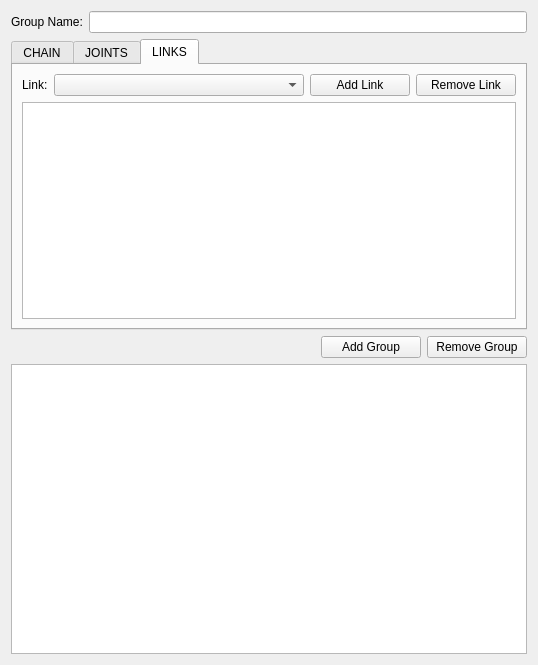
<?xml version="1.0" encoding="UTF-8"?>
<ui version="4.0">
 <class>KinematicGroupEditorWidget</class>
 <widget class="QWidget" name="KinematicGroupEditorWidget">
  <property name="geometry">
   <rect>
    <x>0</x>
    <y>0</y>
    <width>538</width>
    <height>665</height>
   </rect>
  </property>
  <property name="windowTitle">
   <string>Form</string>
  </property>
  <layout class="QVBoxLayout" name="verticalLayout">
   <item>
    <widget class="QFrame" name="frame_2">
     <property name="frameShape">
      <enum>QFrame::NoFrame</enum>
     </property>
     <property name="frameShadow">
      <enum>QFrame::Raised</enum>
     </property>
     <layout class="QHBoxLayout" name="horizontalLayout_2">
      <property name="leftMargin">
       <number>0</number>
      </property>
      <property name="topMargin">
       <number>0</number>
      </property>
      <property name="rightMargin">
       <number>0</number>
      </property>
      <property name="bottomMargin">
       <number>0</number>
      </property>
      <item>
       <widget class="QLabel" name="groupNameLabel">
        <property name="text">
         <string>Group Name:</string>
        </property>
       </widget>
      </item>
      <item>
       <widget class="QLineEdit" name="groupNameLineEdit"/>
      </item>
     </layout>
    </widget>
   </item>
   <item>
    <widget class="QTabWidget" name="kinGroupTabWidget">
     <property name="currentIndex">
      <number>2</number>
     </property>
     <widget class="QWidget" name="chainTab">
      <attribute name="title">
       <string>CHAIN</string>
      </attribute>
      <layout class="QGridLayout" name="formLayout1" rowstretch="0,0,0" columnstretch="0,1">
       <item row="1" column="0">
        <widget class="QLabel" name="tipLinkNameLabel">
         <property name="text">
          <string>Tip Link:</string>
         </property>
        </widget>
       </item>
       <item row="1" column="1">
        <widget class="QComboBox" name="tipLinkNameComboBox"/>
       </item>
       <item row="0" column="0">
        <widget class="QLabel" name="baseLinkNameLabel">
         <property name="text">
          <string>Base Link:</string>
         </property>
        </widget>
       </item>
       <item row="0" column="1">
        <widget class="QComboBox" name="baseLinkNameComboBox"/>
       </item>
       <item row="2" column="0">
        <spacer name="verticalSpacer">
         <property name="orientation">
          <enum>Qt::Vertical</enum>
         </property>
         <property name="sizeHint" stdset="0">
          <size>
           <width>20</width>
           <height>40</height>
          </size>
         </property>
        </spacer>
       </item>
      </layout>
     </widget>
     <widget class="QWidget" name="jointsTab">
      <attribute name="title">
       <string>JOINTS</string>
      </attribute>
      <layout class="QGridLayout" name="formLayout2" columnstretch="0,1,0,0">
       <item row="0" column="0">
        <widget class="QLabel" name="jointLabel">
         <property name="text">
          <string>Joint:</string>
         </property>
        </widget>
       </item>
       <item row="0" column="2">
        <widget class="QPushButton" name="addJointPushButton">
         <property name="minimumSize">
          <size>
           <width>100</width>
           <height>0</height>
          </size>
         </property>
         <property name="text">
          <string>Add Joint</string>
         </property>
        </widget>
       </item>
       <item row="0" column="1">
        <widget class="QComboBox" name="jointComboBox"/>
       </item>
       <item row="0" column="3">
        <widget class="QPushButton" name="removeJointPushButton">
         <property name="minimumSize">
          <size>
           <width>100</width>
           <height>0</height>
          </size>
         </property>
         <property name="text">
          <string>Remove Joint</string>
         </property>
        </widget>
       </item>
       <item row="1" column="0" colspan="4">
        <widget class="QListWidget" name="jointListWidget">
         <property name="editTriggers">
          <set>QAbstractItemView::NoEditTriggers</set>
         </property>
        </widget>
       </item>
      </layout>
     </widget>
     <widget class="QWidget" name="linksTab">
      <attribute name="title">
       <string>LINKS</string>
      </attribute>
      <layout class="QGridLayout" name="formLayout3" columnstretch="0,1,0,0">
       <item row="0" column="0">
        <widget class="QLabel" name="linkLabel">
         <property name="text">
          <string>Link:</string>
         </property>
        </widget>
       </item>
       <item row="0" column="1">
        <widget class="QComboBox" name="linkComboBox"/>
       </item>
       <item row="0" column="2">
        <widget class="QPushButton" name="addLinkPushButton">
         <property name="minimumSize">
          <size>
           <width>100</width>
           <height>0</height>
          </size>
         </property>
         <property name="text">
          <string>Add Link</string>
         </property>
        </widget>
       </item>
       <item row="0" column="3">
        <widget class="QPushButton" name="removeLinkPushButton">
         <property name="minimumSize">
          <size>
           <width>100</width>
           <height>0</height>
          </size>
         </property>
         <property name="text">
          <string>Remove Link</string>
         </property>
        </widget>
       </item>
       <item row="1" column="0" colspan="4">
        <widget class="QListWidget" name="linkListWidget">
         <property name="editTriggers">
          <set>QAbstractItemView::NoEditTriggers</set>
         </property>
        </widget>
       </item>
      </layout>
     </widget>
    </widget>
   </item>
   <item>
    <widget class="QFrame" name="frame">
     <property name="frameShape">
      <enum>QFrame::NoFrame</enum>
     </property>
     <property name="frameShadow">
      <enum>QFrame::Raised</enum>
     </property>
     <layout class="QHBoxLayout" name="horizontalLayout">
      <property name="leftMargin">
       <number>0</number>
      </property>
      <property name="topMargin">
       <number>0</number>
      </property>
      <property name="rightMargin">
       <number>0</number>
      </property>
      <property name="bottomMargin">
       <number>0</number>
      </property>
      <item>
       <spacer name="horizontalSpacer">
        <property name="orientation">
         <enum>Qt::Horizontal</enum>
        </property>
        <property name="sizeHint" stdset="0">
         <size>
          <width>40</width>
          <height>20</height>
         </size>
        </property>
       </spacer>
      </item>
      <item>
       <widget class="QPushButton" name="addGroupPushButton">
        <property name="minimumSize">
         <size>
          <width>100</width>
          <height>0</height>
         </size>
        </property>
        <property name="text">
         <string>Add Group</string>
        </property>
       </widget>
      </item>
      <item>
       <widget class="QPushButton" name="removeGroupPushButton">
        <property name="minimumSize">
         <size>
          <width>100</width>
          <height>0</height>
         </size>
        </property>
        <property name="text">
         <string>Remove Group</string>
        </property>
       </widget>
      </item>
     </layout>
    </widget>
   </item>
   <item>
    <widget class="QTreeView" name="kinGroupTreeView">
     <property name="editTriggers">
      <set>QAbstractItemView::NoEditTriggers</set>
     </property>
    </widget>
   </item>
  </layout>
 </widget>
 <resources/>
 <connections/>
</ui>
